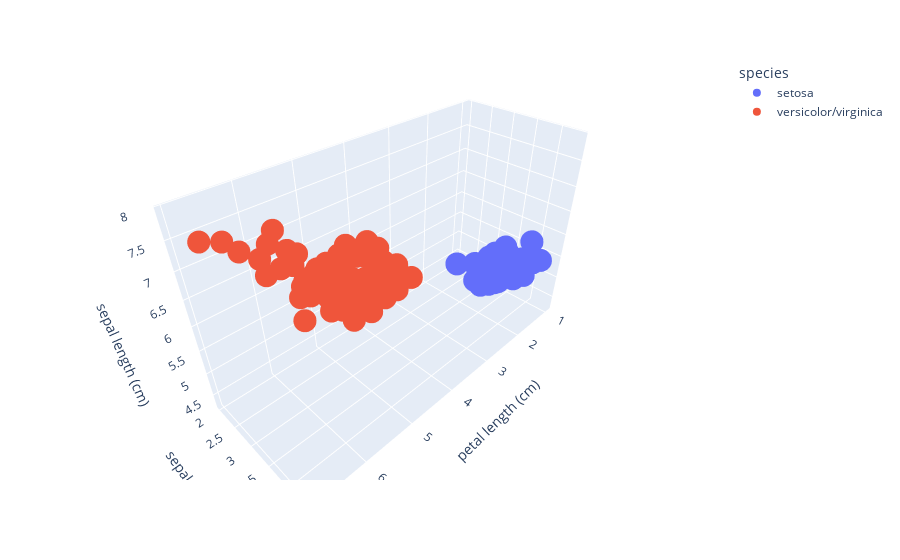

The code cell stored with this chart in its notebook:
### Markdown cell above
For a separable two class problem, we merge virginica and versicolor.

### Code cell
y[y==0] = -1         # rename setosa      to -1
y[y==2] = +1         # rename virginica   to +1 
#                    # versicolor is already +1
y_names = [iris.target_names[0], iris.target_names[1]+'/'+iris.target_names[2]]
show_iris(x, (y+1)//2)   # remap {-1, 1} to {0, 1} for the legend

### Figure 1 — Plotly figure (JSON) as saved in the notebook; plotly's stock layout.template omitted (floating-point values rounded to 4 significant figures)
{"data": [{"hovertemplate": "species=setosa<br>petal length (cm)=%{x}<br>sepal width (cm)=%{y}<br>sepal length (cm)=%{z}<extra></extra>", "legendgroup": "setosa", "marker": {"color": "#636efa", "symbol": "circle"}, "mode": "markers", "name": "setosa", "scene": "scene", "showlegend": true, "type": "scatter3d", "x": [1.4, 1.4, 1.3, 1.5, 1.4, 1.7, 1.4, 1.5, 1.4, 1.5, 1.5, 1.6, 1.4, 1.1, 1.2, 1.5, 1.3, 1.4, 1.7, 1.5, 1.7, 1.5, 1, 1.7, 1.9, 1.6, 1.6, 1.5, 1.4, 1.6, 1.6, 1.5, 1.5, 1.4, 1.5, 1.2, 1.3, 1.4, 1.3, 1.5, 1.3, 1.3, 1.3, 1.6, 1.9, 1.4, 1.6, 1.4, 1.5, 1.4], "y": [3.5, 3, 3.2, 3.1, 3.6, 3.9, 3.4, 3.4, 2.9, 3.1, 3.7, 3.4, 3, 3, 4, 4.4, 3.9, 3.5, 3.8, 3.8, 3.4, 3.7, 3.6, 3.3, 3.4, 3, 3.4, 3.5, 3.4, 3.2, 3.1, 3.4, 4.1, 4.2, 3.1, 3.2, 3.5, 3.6, 3, 3.4, 3.5, 2.3, 3.2, 3.5, 3.8, 3, 3.8, 3.2, 3.7, 3.3], "z": [5.1, 4.9, 4.7, 4.6, 5, 5.4, 4.6, 5, 4.4, 4.9, 5.4, 4.8, 4.8, 4.3, 5.8, 5.7, 5.4, 5.1, 5.7, 5.1, 5.4, 5.1, 4.6, 5.1, 4.8, 5, 5, 5.2, 5.2, 4.7, 4.8, 5.4, 5.2, 5.5, 4.9, 5, 5.5, 4.9, 4.4, 5.1, 5, 4.5, 4.4, 5, 5.1, 4.8, 5.1, 4.6, 5.3, 5]}, {"hovertemplate": "species=versicolor/virginica<br>petal length (cm)=%{x}<br>sepal width (cm)=%{y}<br>sepal length (cm)=%{z}<extra></extra>", "legendgroup": "versicolor/virginica", "marker": {"color": "#EF553B", "symbol": "circle"}, "mode": "markers", "name": "versicolor/virginica", "scene": "scene", "showlegend": true, "type": "scatter3d", "x": [4.7, 4.5, 4.9, 4, 4.6, 4.5, 4.7, 3.3, 4.6, 3.9, 3.5, 4.2, 4, 4.7, 3.6, 4.4, 4.5, 4.1, 4.5, 3.9, 4.8, 4, 4.9, 4.7, 4.3, 4.4, 4.8, 5, 4.5, 3.5, 3.8, 3.7, 3.9, 5.1, 4.5, 4.5, 4.7, 4.4, 4.1, 4, 4.4, 4.6, 4, 3.3, 4.2, 4.2, 4.2, 4.3, 3, 4.1, 6, 5.1, 5.9, 5.6, 5.8, 6.6, 4.5, 6.3, 5.8, 6.1, 5.1, 5.3, 5.5, 5, 5.1, 5.3, 5.5, 6.7, 6.9, 5, 5.7, 4.9, 6.7, 4.9, 5.7, 6, 4.8, 4.9, 5.6, 5.8, 6.1, 6.4, 5.6, 5.1, 5.6, 6.1, 5.6, 5.5, 4.8, 5.4, 5.6, 5.1, 5.1, 5.9, 5.7, 5.2, 5, 5.2, 5.4, 5.1], "y": [3.2, 3.2, 3.1, 2.3, 2.8, 2.8, 3.3, 2.4, 2.9, 2.7, 2, 3, 2.2, 2.9, 2.9, 3.1, 3, 2.7, 2.2, 2.5, 3.2, 2.8, 2.5, 2.8, 2.9, 3, 2.8, 3, 2.9, 2.6, 2.4, 2.4, 2.7, 2.7, 3, 3.4, 3.1, 2.3, 3, 2.5, 2.6, 3, 2.6, 2.3, 2.7, 3, 2.9, 2.9, 2.5, 2.8, 3.3, 2.7, 3, 2.9, 3, 3, 2.5, 2.9, 2.5, 3.6, 3.2, 2.7, 3, 2.5, 2.8, 3.2, 3, 3.8, 2.6, 2.2, 3.2, 2.8, 2.8, 2.7, 3.3, 3.2, 2.8, 3, 2.8, 3, 2.8, 3.8, 2.8, 2.8, 2.6, 3, 3.4, 3.1, 3, 3.1, 3.1, 3.1, 2.7, 3.2, 3.3, 3, 2.5, 3, 3.4, 3], "z": [7, 6.4, 6.9, 5.5, 6.5, 5.7, 6.3, 4.9, 6.6, 5.2, 5, 5.9, 6, 6.1, 5.6, 6.7, 5.6, 5.8, 6.2, 5.6, 5.9, 6.1, 6.3, 6.1, 6.4, 6.6, 6.8, 6.7, 6, 5.7, 5.5, 5.5, 5.8, 6, 5.4, 6, 6.7, 6.3, 5.6, 5.5, 5.5, 6.1, 5.8, 5, 5.6, 5.7, 5.7, 6.2, 5.1, 5.7, 6.3, 5.8, 7.1, 6.3, 6.5, 7.6, 4.9, 7.3, 6.7, 7.2, 6.5, 6.4, 6.8, 5.7, 5.8, 6.4, 6.5, 7.7, 7.7, 6, 6.9, 5.6, 7.7, 6.3, 6.7, 7.2, 6.2, 6.1, 6.4, 7.2, 7.4, 7.9, 6.4, 6.3, 6.1, 7.7, 6.3, 6.4, 6, 6.9, 6.7, 6.9, 5.8, 6.8, 6.7, 6.7, 6.3, 6.5, 6.2, 5.9]}], "layout": {"legend": {"title": {"text": "species"}, "tracegroupgap": 0}, "margin": {"t": 60}, "scene": {"aspectmode": "data", "domain": {"x": [0, 1], "y": [0, 1]}, "xaxis": {"title": {"text": "petal length (cm)"}}, "yaxis": {"title": {"text": "sepal width (cm)"}}, "zaxis": {"title": {"text": "sepal length (cm)"}}}}}
